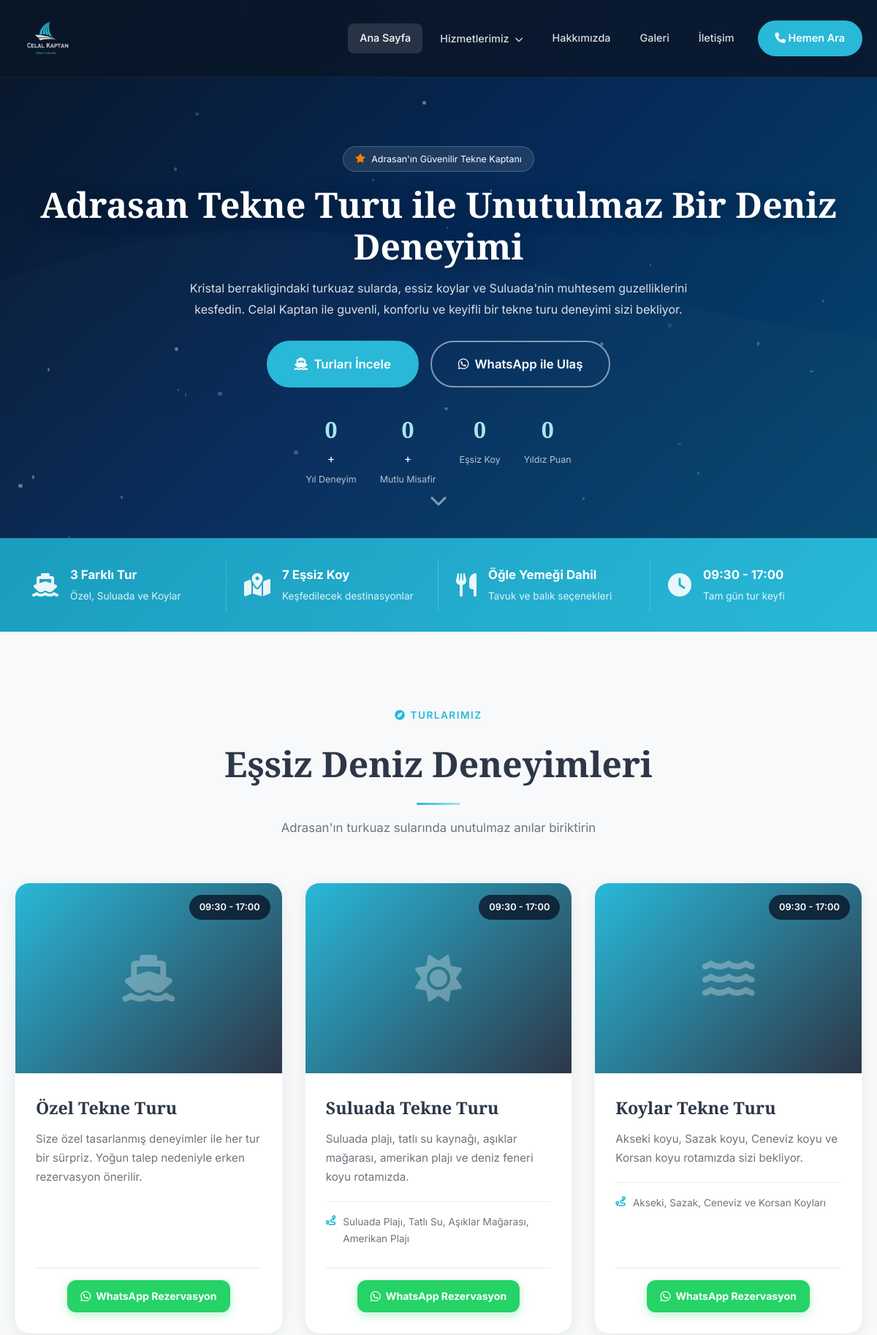
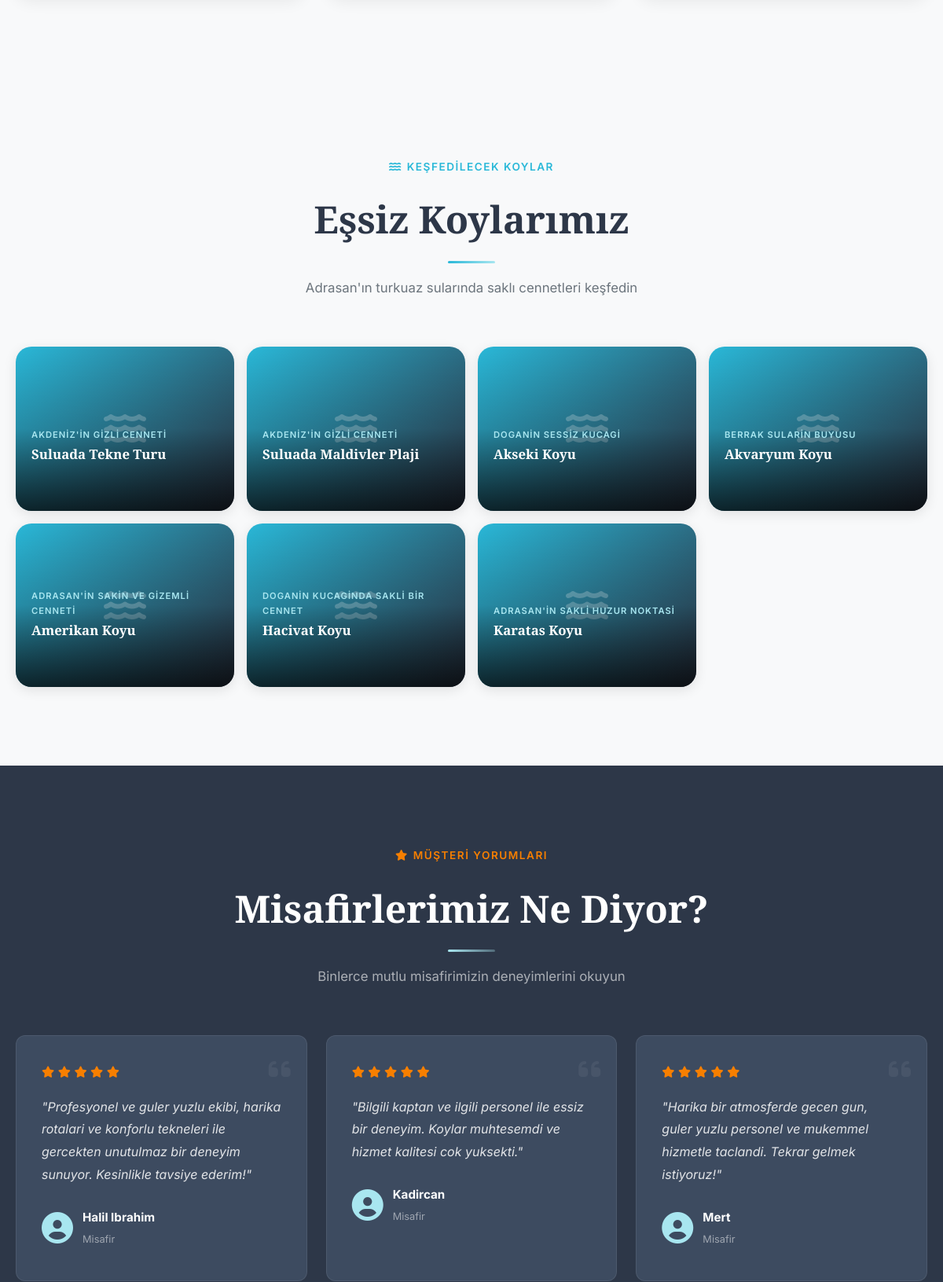
The page / (upper part) on the database its author committed (2 pictures, top to bottom).
### tables this page shows
CREATE TABLE IF NOT EXISTS page_contents (
    id INT AUTO_INCREMENT PRIMARY KEY,
    section_key VARCHAR(100) NOT NULL UNIQUE,
    title VARCHAR(255),
    subtitle VARCHAR(255),
    content TEXT,
    image VARCHAR(255),
    sort_order INT DEFAULT 0,
    is_active TINYINT(1) DEFAULT 1,
    created_at TIMESTAMP DEFAULT CURRENT_TIMESTAMP
);

CREATE TABLE IF NOT EXISTS destinations (
    id INT AUTO_INCREMENT PRIMARY KEY,
    title VARCHAR(255) NOT NULL,
    slug VARCHAR(255) NOT NULL UNIQUE,
    subtitle VARCHAR(255),
    short_desc TEXT,
    full_desc TEXT,
    history_text TEXT,
    features TEXT,
    faq_json TEXT,
    image VARCHAR(255),
    gallery_images TEXT,
    meta_title VARCHAR(255),
    meta_description TEXT,
    meta_keywords TEXT,
    sort_order INT DEFAULT 0,
    is_active TINYINT(1) DEFAULT 1,
    created_at TIMESTAMP DEFAULT CURRENT_TIMESTAMP,
    updated_at TIMESTAMP DEFAULT CURRENT_TIMESTAMP ON UPDATE CURRENT_TIMESTAMP
);

CREATE TABLE IF NOT EXISTS testimonials (
    id INT AUTO_INCREMENT PRIMARY KEY,
    name VARCHAR(255) NOT NULL,
    rating TINYINT DEFAULT 5,
    comment TEXT NOT NULL,
    is_active TINYINT(1) DEFAULT 1,
    created_at TIMESTAMP DEFAULT CURRENT_TIMESTAMP
);

### index.php (the view, shortened to what the rows shown need)
<?php
require_once 'includes/config.php';
$hero = getContent('hero');
$tours_section = getContent('tours_section');
$koylar_section = getContent('koylar_section');
$testimonials = getTestimonials(6);
$destinations = getDestinations();
include 'includes/header.php';
?>
    <section class="hero" id="anasayfa" style="position:relative;">
        <div class="container hero-content">
            <div class="hero-badge">
                <i class="fas fa-star"></i> Adrasan'ın Güvenilir Tekne Kaptanı
            </div>
            <h1><?= sanitize($hero['title'] ?? 'Adrasan Tekne Turu ile Unutulmaz Bir Deniz Deneyimi') ?></h1>
            <p class="hero-subtitle"><?= sanitize($hero['content'] ?? 'Kristal berraklığındaki turkuaz sularda, eşsiz koylar ve Suluada\'nın muhteşem güzelliklerini keşfedin.') ?></p>
            <div class="hero-buttons">
                <a href="<?= SITE_URL ?>/hizmetlerimiz" class="btn btn-primary btn-lg">
                </a>
                <a href="https://wa.me/<?= sanitize($settings['whatsapp']) ?>" target="_blank" class="btn btn-outline btn-lg">
                </a>
            </div>
            <div class="hero-stats">
                <div class="stat">
                </div>
                <div class="stat">
                </div>
                <div class="stat">
                </div>
                <div class="stat">
                </div>
            </div>
        </div>
    </section>
    <section class="section tours" id="turlar">
        <div class="container">
            <div class="section-header">
                <h2><?= sanitize($tours_section['title'] ?? 'Eşsiz Deniz Deneyimleri') ?></h2>
            </div>
        </div>
    </section>
    <section class="section koy-gallery" id="galeri">
        <div class="container">
            <div class="section-header">
                <h2><?= sanitize($koylar_section['title'] ?? 'Eşsiz Koylarımız') ?></h2>
            </div>
            <div class="koy-gallery-grid">
                <?php foreach ($destinations as $dest): ?>
                <a href="<?= SITE_URL ?>/<?= sanitize($dest['slug']) ?>" class="koy-gallery-item" data-aos="fade-up">
                    <div class="koy-gallery-img">
                        <?php if (!empty($dest['image'])): ?>
                        <img src="<?= SITE_URL ?>/assets/uploads/<?= sanitize($dest['image']) ?>"
                             alt="<?= sanitize($dest['title']) ?>" loading="lazy">
                        <?php else: ?>
                        <div class="koy-gallery-placeholder">
                            <i class="fas fa-water"></i>
                        </div>
                        <?php endif; ?>
                        <div class="koy-gallery-overlay">
                            <div class="koy-gallery-info">
                                <span class="koy-gallery-subtitle"><?= sanitize($dest['subtitle'] ?? 'Adrasan') ?></span>
                                <h3><?= sanitize($dest['title']) ?></h3>
                            </div>
                        </div>
                    </div>
                </a>
                <?php endforeach; ?>
            </div>
        </div>
    </section>
    <section class="section testimonials" id="yorumlar">
        <div class="container">
            <div class="section-header">
                <h2>Misafirlerimiz Ne Diyor?</h2>
            </div>
            <div class="testimonials-slider" id="testimonialSlider">
                <?php foreach ($testimonials as $t): ?>
                <div class="testimonial-card">
                    <div class="testimonial-quote"><i class="fas fa-quote-left"></i></div>
                    <div class="testimonial-stars">
                        <?php for ($i = 0; $i < $t['rating']; $i++): ?>
                        <i class="fas fa-star"></i>
                        <?php endfor; ?>
                    </div>
                    <p class="testimonial-text">"<?= sanitize($t['comment']) ?>"</p>
                    <div class="testimonial-author">
                        <div class="author-avatar">
                            <i class="fas fa-user-circle"></i>
                        </div>
                        <div>
                            <strong><?= sanitize($t['name']) ?></strong>
                            <span>Misafir</span>
                        </div>
                    </div>
                </div>
                <?php endforeach; ?>
            </div>
        </div>
    </section>
<?php include 'includes/footer.php'; ?>

### rows shown on the page
page_contents: title "Adrasan Tekne Turu ile Unutulmaz Bir Deniz Deneyimi", content "Kristal berrakligindaki turkuaz sularda, essiz koylar ve Suluada'nin muhtesem guzelliklerini kesfedin. Celal Kaptan ile guvenli, konforlu ve keyifli bir tekne turu deneyimi sizi bekliyor."
destinations: subtitle "AKDENIZ'IN GIZLI CENNETI", title "Suluada Tekne Turu"
destinations: subtitle "AKDENIZ'IN GIZLI CENNETI", title "Suluada Maldivler Plaji"
destinations: subtitle "DOGANIN SESSIZ KUCAGI", title "Akseki Koyu"
destinations: subtitle "BERRAK SULARIN BUYUSU", title "Akvaryum Koyu"
destinations: subtitle "ADRASAN'IN SAKIN VE GIZEMLI CENNETI", title "Amerikan Koyu"
destinations: subtitle "DOGANIN KUCAGINDA SAKLI BIR CENNET", title "Hacivat Koyu"
destinations: subtitle "ADRASAN'IN SAKLI HUZUR NOKTASI", title "Karatas Koyu"
testimonials: rating 5 (drawn), comment "Profesyonel ve guler yuzlu ekibi, harika rotalari ve konforlu tekneleri ile gercekten unutulmaz bir deneyim sunuyor. Kesinlikle tavsiye ederim!", name "Halil Ibrahim"
testimonials: rating 5 (drawn), comment "Bilgili kaptan ve ilgili personel ile essiz bir deneyim. Koylar muhtesemdi ve hizmet kalitesi cok yuksekti.", name "Kadircan"
testimonials: rating 5 (drawn), comment "Harika bir atmosferde gecen gun, guler yuzlu personel ve mukemmel hizmetle taclandi. Tekrar gelmek istiyoruz!", name "Mert"

### other values the page prints
$tours_section['subtitle'] "TURLARIMIZ"
$tours_section['title'] "Eşsiz Deniz Deneyimleri"
$tours_section['content'] "Adrasan'ın turkuaz sularında unutulmaz anılar biriktirin"
$koylar_section['subtitle'] "KEŞFEDILECEK KOYLAR"
$koylar_section['title'] "Eşsiz Koylarımız"
$koylar_section['content'] "Adrasan'ın turkuaz sularında saklı cennetleri keşfedin"
